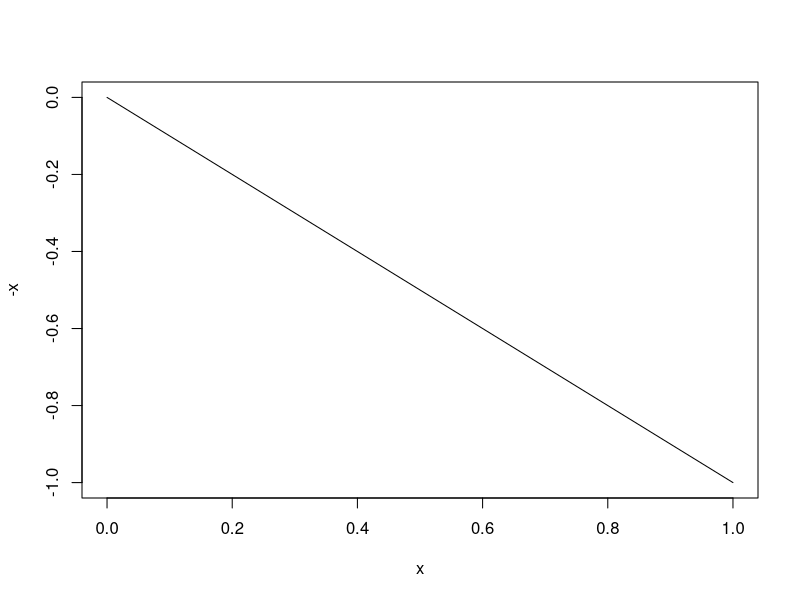

This chart was generated by the following R code:
# page number: 166

# install_packages(MASS)

library(MASS)

fz <- function(z) {
	y=list()
	for(i in z){
		if(i<0) y=c(y,0)
		else if(i<=1 && i>=0) y=c(y,i^2/2)
		else if(i<=2 && i>=0) y=c(y,1-(2-i)^2/2)
		else if(i>2) y=c(y,1)
	}
	return(y)
}

x = c(0,1)
plot(x,-x,type='l')

f1 <- 1/2
f3 <- 1/2

f <- f1*f3
cat("f = ")
print(fractions(f))
